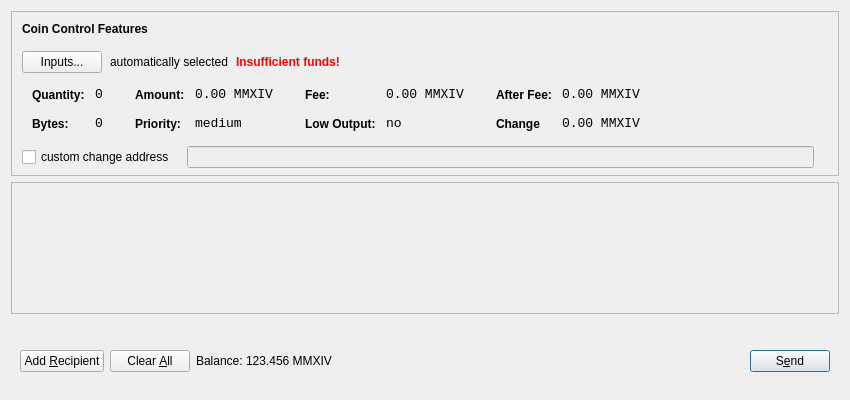
<?xml version="1.0" encoding="UTF-8"?>
<ui version="4.0">
 <class>SendCoinsDialog</class>
 <widget class="QDialog" name="SendCoinsDialog">
  <property name="geometry">
   <rect>
    <x>0</x>
    <y>0</y>
    <width>850</width>
    <height>400</height>
   </rect>
  </property>
  <property name="windowTitle">
   <string>Send Coins</string>
  </property>
  <layout class="QVBoxLayout" name="verticalLayout" stretch="0,1,0">
   <property name="bottomMargin">
    <number>8</number>
   </property>
   <item>
    <widget class="QFrame" name="frameCoinControl">
     <property name="sizePolicy">
      <sizepolicy hsizetype="Expanding" vsizetype="Expanding">
       <horstretch>0</horstretch>
       <verstretch>0</verstretch>
      </sizepolicy>
     </property>
     <property name="maximumSize">
      <size>
       <width>16777215</width>
       <height>16777215</height>
      </size>
     </property>
     <property name="frameShape">
      <enum>QFrame::StyledPanel</enum>
     </property>
     <property name="frameShadow">
      <enum>QFrame::Sunken</enum>
     </property>
     <layout class="QVBoxLayout" name="verticalLayoutCoinControl2">
      <property name="spacing">
       <number>6</number>
      </property>
      <property name="leftMargin">
       <number>0</number>
      </property>
      <property name="topMargin">
       <number>0</number>
      </property>
      <property name="rightMargin">
       <number>0</number>
      </property>
      <property name="bottomMargin">
       <number>6</number>
      </property>
      <item>
       <layout class="QVBoxLayout" name="verticalLayoutCoinControl" stretch="0,0,0,0,1">
        <property name="spacing">
         <number>0</number>
        </property>
        <property name="leftMargin">
         <number>10</number>
        </property>
        <property name="topMargin">
         <number>10</number>
        </property>
        <item>
         <layout class="QHBoxLayout" name="horizontalLayoutCoinControl1">
          <property name="bottomMargin">
           <number>15</number>
          </property>
          <item>
           <widget class="QLabel" name="labelCoinControlFeatures">
            <property name="sizePolicy">
             <sizepolicy hsizetype="Preferred" vsizetype="Maximum">
              <horstretch>0</horstretch>
              <verstretch>0</verstretch>
             </sizepolicy>
            </property>
            <property name="font">
             <font>
              <weight>75</weight>
              <bold>true</bold>
             </font>
            </property>
            <property name="styleSheet">
             <string notr="true">font-weight:bold;</string>
            </property>
            <property name="text">
             <string>Coin Control Features</string>
            </property>
           </widget>
          </item>
         </layout>
        </item>
        <item>
         <layout class="QHBoxLayout" name="horizontalLayoutCoinControl2" stretch="0,0,0,0">
          <property name="spacing">
           <number>8</number>
          </property>
          <property name="bottomMargin">
           <number>10</number>
          </property>
          <item>
           <widget class="QPushButton" name="pushButtonCoinControl">
            <property name="styleSheet">
             <string notr="true"/>
            </property>
            <property name="text">
             <string>Inputs...</string>
            </property>
           </widget>
          </item>
          <item>
           <widget class="QLabel" name="labelCoinControlAutomaticallySelected">
            <property name="text">
             <string>automatically selected</string>
            </property>
            <property name="margin">
             <number>5</number>
            </property>
           </widget>
          </item>
          <item>
           <widget class="QLabel" name="labelCoinControlInsuffFunds">
            <property name="font">
             <font>
              <weight>75</weight>
              <bold>true</bold>
             </font>
            </property>
            <property name="styleSheet">
             <string notr="true">color:red;font-weight:bold;</string>
            </property>
            <property name="text">
             <string>Insufficient funds!</string>
            </property>
            <property name="margin">
             <number>5</number>
            </property>
           </widget>
          </item>
          <item>
           <spacer name="horizontalSpacerCoinControl">
            <property name="orientation">
             <enum>Qt::Horizontal</enum>
            </property>
            <property name="sizeHint" stdset="0">
             <size>
              <width>40</width>
              <height>1</height>
             </size>
            </property>
           </spacer>
          </item>
         </layout>
        </item>
        <item>
         <widget class="QWidget" name="widgetCoinControl" native="true">
          <property name="sizePolicy">
           <sizepolicy hsizetype="Preferred" vsizetype="Preferred">
            <horstretch>0</horstretch>
            <verstretch>0</verstretch>
           </sizepolicy>
          </property>
          <property name="minimumSize">
           <size>
            <width>0</width>
            <height>0</height>
           </size>
          </property>
          <property name="styleSheet">
           <string notr="true"/>
          </property>
          <layout class="QHBoxLayout" name="horizontalLayoutCoinControl5">
           <property name="leftMargin">
            <number>0</number>
           </property>
           <property name="topMargin">
            <number>0</number>
           </property>
           <property name="rightMargin">
            <number>0</number>
           </property>
           <property name="bottomMargin">
            <number>0</number>
           </property>
           <item>
            <layout class="QHBoxLayout" name="horizontalLayoutCoinControl3" stretch="0,0,0,1">
             <property name="spacing">
              <number>20</number>
             </property>
             <property name="topMargin">
              <number>0</number>
             </property>
             <property name="bottomMargin">
              <number>10</number>
             </property>
             <item>
              <layout class="QFormLayout" name="formLayoutCoinControl1">
               <property name="horizontalSpacing">
                <number>10</number>
               </property>
               <property name="verticalSpacing">
                <number>14</number>
               </property>
               <property name="leftMargin">
                <number>10</number>
               </property>
               <property name="topMargin">
                <number>4</number>
               </property>
               <property name="rightMargin">
                <number>6</number>
               </property>
               <item row="0" column="0">
                <widget class="QLabel" name="labelCoinControlQuantityText">
                 <property name="styleSheet">
                  <string notr="true">font-weight:bold;</string>
                 </property>
                 <property name="text">
                  <string>Quantity:</string>
                 </property>
                 <property name="margin">
                  <number>0</number>
                 </property>
                </widget>
               </item>
               <item row="0" column="1">
                <widget class="QLabel" name="labelCoinControlQuantity">
                 <property name="font">
                  <font>
                   <family>Monospace</family>
                   <pointsize>10</pointsize>
                  </font>
                 </property>
                 <property name="cursor">
                  <cursorShape>IBeamCursor</cursorShape>
                 </property>
                 <property name="contextMenuPolicy">
                  <enum>Qt::ActionsContextMenu</enum>
                 </property>
                 <property name="text">
                  <string>0</string>
                 </property>
                 <property name="margin">
                  <number>0</number>
                 </property>
                 <property name="textInteractionFlags">
                  <set>Qt::LinksAccessibleByMouse|Qt::TextSelectableByKeyboard|Qt::TextSelectableByMouse</set>
                 </property>
                </widget>
               </item>
               <item row="1" column="0">
                <widget class="QLabel" name="labelCoinControlBytesText">
                 <property name="styleSheet">
                  <string notr="true">font-weight:bold;</string>
                 </property>
                 <property name="text">
                  <string>Bytes:</string>
                 </property>
                </widget>
               </item>
               <item row="1" column="1">
                <widget class="QLabel" name="labelCoinControlBytes">
                 <property name="font">
                  <font>
                   <family>Monospace</family>
                   <pointsize>10</pointsize>
                  </font>
                 </property>
                 <property name="cursor">
                  <cursorShape>IBeamCursor</cursorShape>
                 </property>
                 <property name="contextMenuPolicy">
                  <enum>Qt::ActionsContextMenu</enum>
                 </property>
                 <property name="text">
                  <string>0</string>
                 </property>
                 <property name="textInteractionFlags">
                  <set>Qt::LinksAccessibleByMouse|Qt::TextSelectableByKeyboard|Qt::TextSelectableByMouse</set>
                 </property>
                </widget>
               </item>
              </layout>
             </item>
             <item>
              <layout class="QFormLayout" name="formLayoutCoinControl2">
               <property name="horizontalSpacing">
                <number>10</number>
               </property>
               <property name="verticalSpacing">
                <number>14</number>
               </property>
               <property name="leftMargin">
                <number>6</number>
               </property>
               <property name="topMargin">
                <number>4</number>
               </property>
               <property name="rightMargin">
                <number>6</number>
               </property>
               <item row="0" column="0">
                <widget class="QLabel" name="labelCoinControlAmountText">
                 <property name="styleSheet">
                  <string notr="true">font-weight:bold;</string>
                 </property>
                 <property name="text">
                  <string>Amount:</string>
                 </property>
                 <property name="margin">
                  <number>0</number>
                 </property>
                </widget>
               </item>
               <item row="0" column="1">
                <widget class="QLabel" name="labelCoinControlAmount">
                 <property name="font">
                  <font>
                   <family>Monospace</family>
                   <pointsize>10</pointsize>
                  </font>
                 </property>
                 <property name="cursor">
                  <cursorShape>IBeamCursor</cursorShape>
                 </property>
                 <property name="contextMenuPolicy">
                  <enum>Qt::ActionsContextMenu</enum>
                 </property>
                 <property name="text">
                  <string>0.00 MMXIV</string>
                 </property>
                 <property name="textInteractionFlags">
                  <set>Qt::LinksAccessibleByMouse|Qt::TextSelectableByKeyboard|Qt::TextSelectableByMouse</set>
                 </property>
                </widget>
               </item>
               <item row="1" column="0">
                <widget class="QLabel" name="labelCoinControlPriorityText">
                 <property name="styleSheet">
                  <string notr="true">font-weight:bold;</string>
                 </property>
                 <property name="text">
                  <string>Priority:</string>
                 </property>
                </widget>
               </item>
               <item row="1" column="1">
                <widget class="QLabel" name="labelCoinControlPriority">
                 <property name="font">
                  <font>
                   <family>Monospace</family>
                   <pointsize>10</pointsize>
                  </font>
                 </property>
                 <property name="cursor">
                  <cursorShape>IBeamCursor</cursorShape>
                 </property>
                 <property name="contextMenuPolicy">
                  <enum>Qt::ActionsContextMenu</enum>
                 </property>
                 <property name="text">
                  <string>medium</string>
                 </property>
                 <property name="textInteractionFlags">
                  <set>Qt::LinksAccessibleByMouse|Qt::TextSelectableByKeyboard|Qt::TextSelectableByMouse</set>
                 </property>
                </widget>
               </item>
              </layout>
             </item>
             <item>
              <layout class="QFormLayout" name="formLayoutCoinControl3">
               <property name="horizontalSpacing">
                <number>10</number>
               </property>
               <property name="verticalSpacing">
                <number>14</number>
               </property>
               <property name="leftMargin">
                <number>6</number>
               </property>
               <property name="topMargin">
                <number>4</number>
               </property>
               <property name="rightMargin">
                <number>6</number>
               </property>
               <item row="0" column="0">
                <widget class="QLabel" name="labelCoinControlFeeText">
                 <property name="styleSheet">
                  <string notr="true">font-weight:bold;</string>
                 </property>
                 <property name="text">
                  <string>Fee:</string>
                 </property>
                 <property name="margin">
                  <number>0</number>
                 </property>
                </widget>
               </item>
               <item row="0" column="1">
                <widget class="QLabel" name="labelCoinControlFee">
                 <property name="font">
                  <font>
                   <family>Monospace</family>
                   <pointsize>10</pointsize>
                  </font>
                 </property>
                 <property name="cursor">
                  <cursorShape>IBeamCursor</cursorShape>
                 </property>
                 <property name="contextMenuPolicy">
                  <enum>Qt::ActionsContextMenu</enum>
                 </property>
                 <property name="text">
                  <string>0.00 MMXIV</string>
                 </property>
                 <property name="textInteractionFlags">
                  <set>Qt::LinksAccessibleByMouse|Qt::TextSelectableByKeyboard|Qt::TextSelectableByMouse</set>
                 </property>
                </widget>
               </item>
               <item row="1" column="0">
                <widget class="QLabel" name="labelCoinControlLowOutputText">
                 <property name="styleSheet">
                  <string notr="true">font-weight:bold;</string>
                 </property>
                 <property name="text">
                  <string>Low Output:</string>
                 </property>
                </widget>
               </item>
               <item row="1" column="1">
                <widget class="QLabel" name="labelCoinControlLowOutput">
                 <property name="font">
                  <font>
                   <family>Monospace</family>
                   <pointsize>10</pointsize>
                  </font>
                 </property>
                 <property name="cursor">
                  <cursorShape>IBeamCursor</cursorShape>
                 </property>
                 <property name="contextMenuPolicy">
                  <enum>Qt::ActionsContextMenu</enum>
                 </property>
                 <property name="text">
                  <string>no</string>
                 </property>
                 <property name="textInteractionFlags">
                  <set>Qt::LinksAccessibleByMouse|Qt::TextSelectableByKeyboard|Qt::TextSelectableByMouse</set>
                 </property>
                </widget>
               </item>
              </layout>
             </item>
             <item>
              <layout class="QFormLayout" name="formLayoutCoinControl4">
               <property name="horizontalSpacing">
                <number>10</number>
               </property>
               <property name="verticalSpacing">
                <number>14</number>
               </property>
               <property name="leftMargin">
                <number>6</number>
               </property>
               <property name="topMargin">
                <number>4</number>
               </property>
               <property name="rightMargin">
                <number>6</number>
               </property>
               <item row="0" column="0">
                <widget class="QLabel" name="labelCoinControlAfterFeeText">
                 <property name="styleSheet">
                  <string notr="true">font-weight:bold;</string>
                 </property>
                 <property name="text">
                  <string>After Fee:</string>
                 </property>
                 <property name="margin">
                  <number>0</number>
                 </property>
                </widget>
               </item>
               <item row="0" column="1">
                <widget class="QLabel" name="labelCoinControlAfterFee">
                 <property name="font">
                  <font>
                   <family>Monospace</family>
                   <pointsize>10</pointsize>
                  </font>
                 </property>
                 <property name="cursor">
                  <cursorShape>IBeamCursor</cursorShape>
                 </property>
                 <property name="contextMenuPolicy">
                  <enum>Qt::ActionsContextMenu</enum>
                 </property>
                 <property name="text">
                  <string>0.00 MMXIV</string>
                 </property>
                 <property name="textInteractionFlags">
                  <set>Qt::LinksAccessibleByMouse|Qt::TextSelectableByKeyboard|Qt::TextSelectableByMouse</set>
                 </property>
                </widget>
               </item>
               <item row="1" column="0">
                <widget class="QLabel" name="labelCoinControlChangeText">
                 <property name="styleSheet">
                  <string notr="true">font-weight:bold;</string>
                 </property>
                 <property name="text">
                  <string>Change</string>
                 </property>
                </widget>
               </item>
               <item row="1" column="1">
                <widget class="QLabel" name="labelCoinControlChange">
                 <property name="font">
                  <font>
                   <family>Monospace</family>
                   <pointsize>10</pointsize>
                  </font>
                 </property>
                 <property name="cursor">
                  <cursorShape>IBeamCursor</cursorShape>
                 </property>
                 <property name="contextMenuPolicy">
                  <enum>Qt::ActionsContextMenu</enum>
                 </property>
                 <property name="text">
                  <string>0.00 MMXIV</string>
                 </property>
                 <property name="textInteractionFlags">
                  <set>Qt::LinksAccessibleByMouse|Qt::TextSelectableByKeyboard|Qt::TextSelectableByMouse</set>
                 </property>
                </widget>
               </item>
              </layout>
             </item>
            </layout>
           </item>
          </layout>
         </widget>
        </item>
        <item>
         <layout class="QHBoxLayout" name="horizontalLayoutCoinControl4" stretch="0,0,0">
          <property name="spacing">
           <number>12</number>
          </property>
          <property name="sizeConstraint">
           <enum>QLayout::SetDefaultConstraint</enum>
          </property>
          <property name="topMargin">
           <number>5</number>
          </property>
          <property name="rightMargin">
           <number>5</number>
          </property>
          <item>
           <widget class="QCheckBox" name="checkBoxCoinControlChange">
            <property name="text">
             <string>custom change address</string>
            </property>
           </widget>
          </item>
          <item>
           <widget class="QLineEdit" name="lineEditCoinControlChange">
            <property name="enabled">
             <bool>false</bool>
            </property>
            <property name="sizePolicy">
             <sizepolicy hsizetype="Expanding" vsizetype="Fixed">
              <horstretch>0</horstretch>
              <verstretch>0</verstretch>
             </sizepolicy>
            </property>
           </widget>
          </item>
          <item>
           <widget class="QLabel" name="labelCoinControlChangeLabel">
            <property name="sizePolicy">
             <sizepolicy hsizetype="Preferred" vsizetype="Expanding">
              <horstretch>0</horstretch>
              <verstretch>0</verstretch>
             </sizepolicy>
            </property>
            <property name="minimumSize">
             <size>
              <width>0</width>
              <height>0</height>
             </size>
            </property>
            <property name="text">
             <string/>
            </property>
            <property name="margin">
             <number>3</number>
            </property>
           </widget>
          </item>
         </layout>
        </item>
        <item>
         <spacer name="verticalSpacerCoinControl">
          <property name="orientation">
           <enum>Qt::Vertical</enum>
          </property>
          <property name="sizeHint" stdset="0">
           <size>
            <width>800</width>
            <height>1</height>
           </size>
          </property>
         </spacer>
        </item>
       </layout>
      </item>
     </layout>
    </widget>
   </item>
   <item>
    <widget class="QScrollArea" name="scrollArea">
     <property name="widgetResizable">
      <bool>true</bool>
     </property>
     <widget class="QWidget" name="scrollAreaWidgetContents">
      <property name="geometry">
       <rect>
        <x>0</x>
        <y>0</y>
        <width>830</width>
        <height>104</height>
       </rect>
      </property>
      <layout class="QVBoxLayout" name="verticalLayout_2">
       <property name="leftMargin">
        <number>0</number>
       </property>
       <property name="topMargin">
        <number>0</number>
       </property>
       <property name="rightMargin">
        <number>0</number>
       </property>
       <property name="bottomMargin">
        <number>0</number>
       </property>
       <item>
        <layout class="QVBoxLayout" name="entries">
         <property name="spacing">
          <number>6</number>
         </property>
        </layout>
       </item>
       <item>
        <spacer name="verticalSpacer">
         <property name="orientation">
          <enum>Qt::Vertical</enum>
         </property>
         <property name="sizeHint" stdset="0">
          <size>
           <width>20</width>
           <height>40</height>
          </size>
         </property>
        </spacer>
       </item>
      </layout>
     </widget>
    </widget>
   </item>
   <item>
    <widget class="QWidget" name="buttonBar" native="true">
     <layout class="QHBoxLayout" name="horizontalLayout">
      <property name="leftMargin">
       <number>9</number>
      </property>
      <property name="topMargin">
       <number>30</number>
      </property>
      <property name="rightMargin">
       <number>9</number>
      </property>
      <property name="bottomMargin">
       <number>20</number>
      </property>
      <item>
       <widget class="QPushButton" name="addButton">
        <property name="maximumSize">
         <size>
          <width>136</width>
          <height>36</height>
         </size>
        </property>
        <property name="toolTip">
         <string>Send to multiple recipients at once</string>
        </property>
        <property name="text">
         <string>Add &amp;Recipient</string>
        </property>
        <property name="autoDefault">
         <bool>false</bool>
        </property>
       </widget>
      </item>
      <item>
       <widget class="QPushButton" name="clearButton">
        <property name="sizePolicy">
         <sizepolicy hsizetype="Minimum" vsizetype="Fixed">
          <horstretch>0</horstretch>
          <verstretch>0</verstretch>
         </sizepolicy>
        </property>
        <property name="maximumSize">
         <size>
          <width>100</width>
          <height>36</height>
         </size>
        </property>
        <property name="toolTip">
         <string>Remove all transaction fields</string>
        </property>
        <property name="text">
         <string>Clear &amp;All</string>
        </property>
        <property name="autoRepeatDelay">
         <number>300</number>
        </property>
        <property name="autoDefault">
         <bool>false</bool>
        </property>
       </widget>
      </item>
      <item>
       <layout class="QHBoxLayout" name="horizontalLayout_2">
        <property name="spacing">
         <number>3</number>
        </property>
        <item>
         <widget class="QLabel" name="label">
          <property name="sizePolicy">
           <sizepolicy hsizetype="Preferred" vsizetype="Fixed">
            <horstretch>0</horstretch>
            <verstretch>0</verstretch>
           </sizepolicy>
          </property>
          <property name="text">
           <string>Balance:</string>
          </property>
         </widget>
        </item>
        <item>
         <widget class="QLabel" name="labelBalance">
          <property name="sizePolicy">
           <sizepolicy hsizetype="Preferred" vsizetype="Fixed">
            <horstretch>0</horstretch>
            <verstretch>0</verstretch>
           </sizepolicy>
          </property>
          <property name="cursor">
           <cursorShape>IBeamCursor</cursorShape>
          </property>
          <property name="text">
           <string>123.456 MMXIV</string>
          </property>
          <property name="textInteractionFlags">
           <set>Qt::LinksAccessibleByMouse|Qt::TextSelectableByKeyboard|Qt::TextSelectableByMouse</set>
          </property>
         </widget>
        </item>
       </layout>
      </item>
      <item>
       <spacer name="horizontalSpacer">
        <property name="orientation">
         <enum>Qt::Horizontal</enum>
        </property>
        <property name="sizeHint" stdset="0">
         <size>
          <width>40</width>
          <height>20</height>
         </size>
        </property>
       </spacer>
      </item>
      <item>
       <widget class="QPushButton" name="sendButton">
        <property name="maximumSize">
         <size>
          <width>96</width>
          <height>36</height>
         </size>
        </property>
        <property name="toolTip">
         <string>Confirm the send action</string>
        </property>
        <property name="text">
         <string>S&amp;end</string>
        </property>
        <property name="default">
         <bool>true</bool>
        </property>
       </widget>
      </item>
     </layout>
    </widget>
   </item>
  </layout>
 </widget>
 <resources/>
 <connections/>
</ui>
